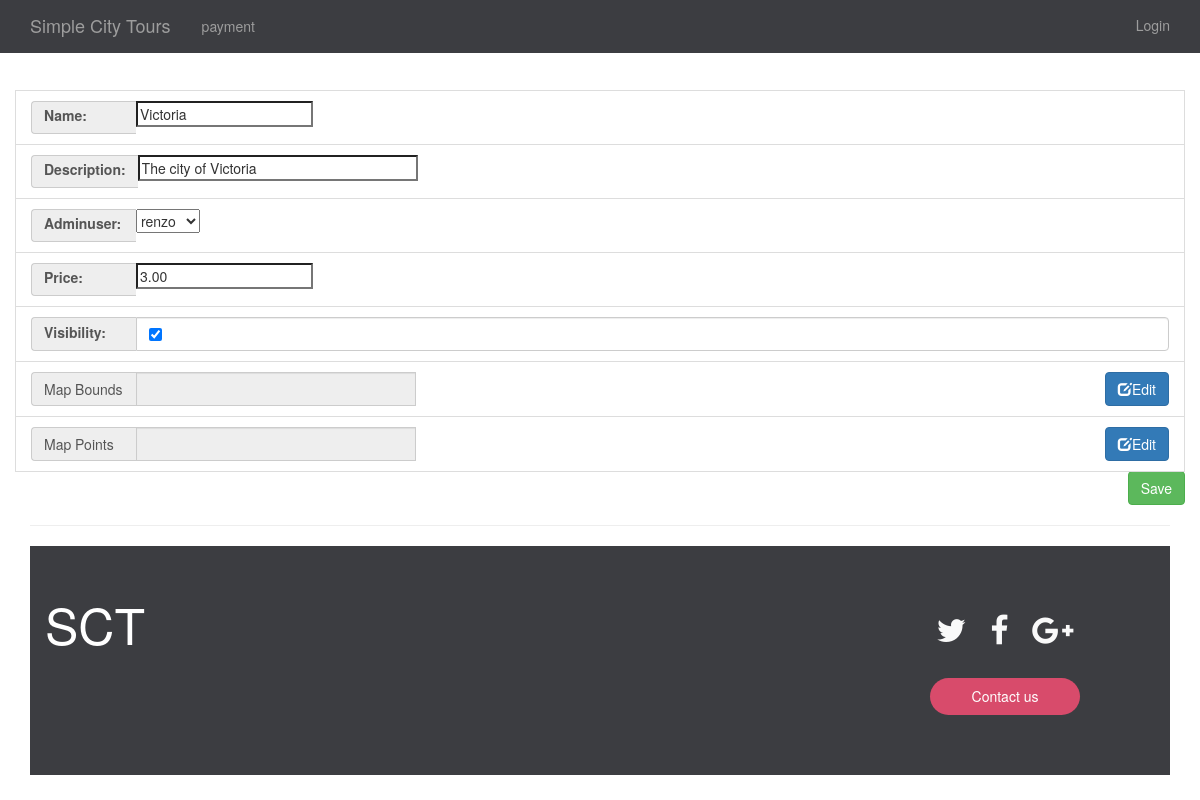
/cityUpdateAdmin/3/, run on an earlier commit of the app's database.
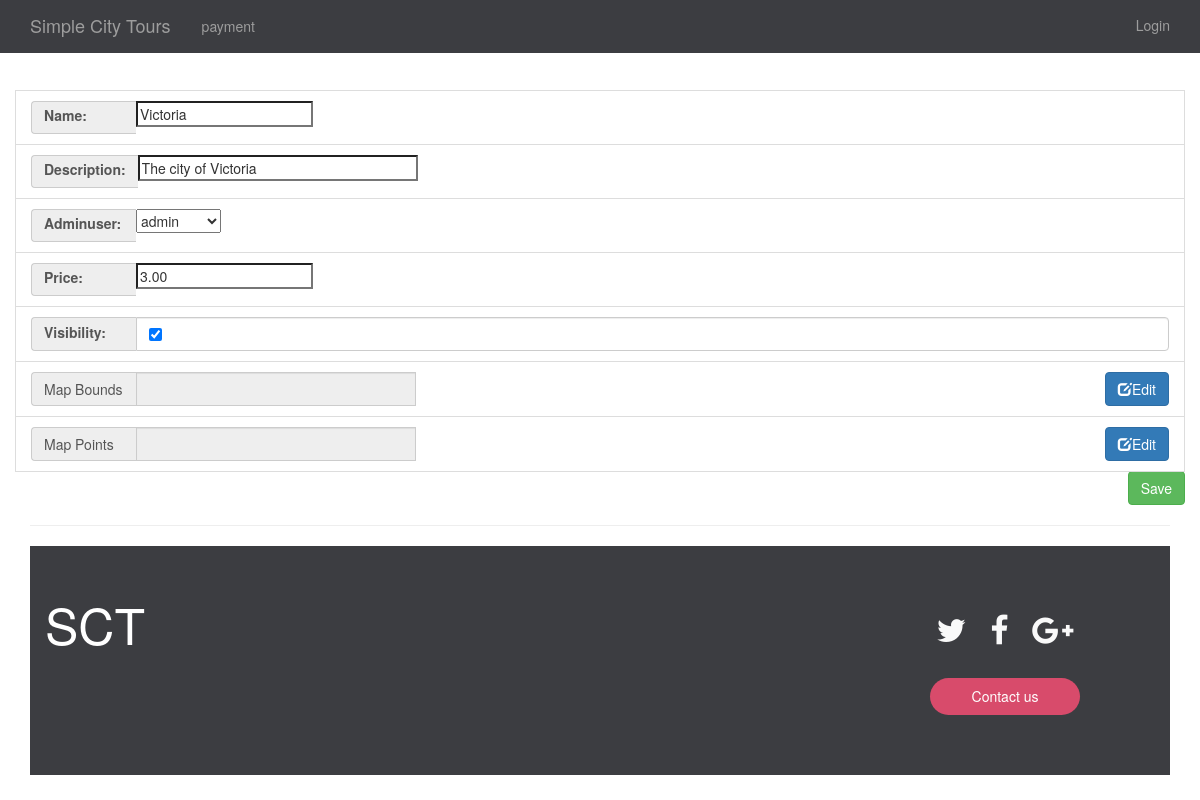
And on a later commit of the database.
### app/models.py (models this page shows, shortened)
class Location(models.Model):
    name = models.CharField(max_length=255,null=True)
    created = models.DateTimeField(auto_now_add=True, editable=False, null=True)
    last_updated = models.DateTimeField(auto_now=True, editable=False, null=True)
    isReady = models.BooleanField(default=False)
    adminuser = models.ForeignKey(User, on_delete=models.PROTECT)
    lat = models.DecimalField(decimal_places=19, max_digits=23,null=True)
    lng = models.DecimalField(decimal_places=19, max_digits=23,null=True)
    price = models.DecimalField(decimal_places=2, max_digits=12,null=True)
    visibility = models.BooleanField(default=True)
    description = models.CharField(max_length=1000,null=True)
    polygon = models.OneToOneField(Polygon, models.PROTECT ,null=True)
    zoom = models.IntegerField(null=True)
    img = models.CharField(max_length=255,default="/not_set")

### app/views.py (the view)
# urls.py: url(r'^cityUpdateAdmin/(?P<pk>[0-9]+)/$', app.views.cityUpdateAdmin.as_view(), name='cityUpdateAdmin'),
class cityUpdateAdmin(UpdateView):
   model = Location
   fields = ['name', 'description', 'adminuser', 'price', 'visibility','id']
   template_name = 'app/mapEditForm.html'
   def get_pk(self):
        pk= self.kwargs['pk']
        return pk

### app/templates/app/mapEditForm.html (shortened to what this page needs)
{% extends "app/layout.html" %}
{% block content %}
<div class="row">
     <form class="form-horizontal" action="" method="post">
         <ul class="list-group">
             {% include 'app/form-edit-template.html' %}
             <li class="list-group-item">
                    <div class="input-group">
                        <span class="input-group-addon">Map Bounds</span>
                        <input id="mapBounds" type="text" class="form-control pull-left" name="mapBounds" disabled>
                        <span class="input-group-btn">
                            <a href="{% url 'cityPolygonUpdate' view.get_pk %}"><span class="btn btn-primary editBut" id="polyEdit"><span class="glyphicon glyphicon-edit"></span>Edit</span></a>
                        </span>
                    </div>
                </li>
                <li class="list-group-item">
                    <div class="input-group">
                        <span class="input-group-addon">Map Points</span>
                        <input id="mapPoints" type="text" class="form-control pull-left" name="mapPoints" disabled>
                        <span class="input-group-btn">
                            <a href="{% url 'cityPointsUpdate' view.get_pk %}"><span class="btn btn-primary editBut" id="pointsEdit"><span class="glyphicon glyphicon-edit"></span>Edit</span></a>
                        </span>
                    </div>
                </li>
             <li>
                 <button type="submit" class="btn btn-success pull-right">Save</button>
             </li>
         </ul>
     </form>
</div>
{% endblock %}

### app/templates/app/layout.html (shortened to what this page needs)
﻿<!DOCTYPE html>
<html>
<head>
    {% load staticfiles %}
    <link rel="stylesheet" type="text/css" href="{% static 'app/content/bootstrap.min.css' %}" />
    <link rel="stylesheet" type="text/css" href="{% static 'app/content/site.css' %}" />
    <link rel="stylesheet" type="text/css" href="{% static 'app/css/style.css' %}" />
    <link rel="stylesheet" href="http://cdnjs.cloudflare.com/ajax/libs/font-awesome/4.6.3/css/font-awesome.min.css">
    <link rel="stylesheet" href="https://maxcdn.bootstrapcdn.com/bootstrap/3.3.7/css/bootstrap.min.css">
    <link href="https://gitcdn.github.io/bootstrap-toggle/2.2.2/css/bootstrap-toggle.min.css" rel="stylesheet">
</head>
<body>
    <div class="navbar navbar-inverse navbar-fixed-top navbarStyle">
        <div class="container">
            <div class="navbar-header">
                <a href="/" class="navbar-brand">Simple City Tours</a>
            </div>
            <div class="navbar-collapse collapse">
                {% include 'app/loginpartial.html' %}
            </div>
        </div>
    </div>
    <div class="container body-content">
        {% block content %}{% endblock %}
        <hr />
        <footer id="myFooter">
            <div class="container">
                <div class="row">
                    <div class="col-md-8">
                        <h2 class="logo"><a href="#">   SCT</a></h2>
                    </div>
                    <div class="col-md-4">
                        <div class="social-networks">
                            <a href="#" class="twitter"><i class="fa fa-twitter"></i></a>
                            <a href="#" class="facebook"><i class="fa fa-facebook"></i></a>
                            <a href="#" class="google"><i class="fa fa-google-plus"></i></a>
                        </div>
                        <button type="button" class="btn btn-default">Contact us</button>
                    </div>
                </div>
            </div>
        </footer>
    </div>
</body>
</html>

### app/templates/app/loginpartial.html
{% if user.is_authenticated %}
    {% if user.is_superuser %}
    <ul class="nav navbar-nav">
        <li><a href="{% url 'locations' %}">Locations</a></li>
        <li><a href="{% url 'users' %}">Users</a></li>
        <li><a href="{% url 'map' %}">map</a></li>
    </ul>
    <form id="logoutForm" action="/logout" method="post" class="navbar-right">
        {% csrf_token %}
        <ul class="nav navbar-nav navbar-right">
            <li><span class="navbar-brand">Hello {{ user.username }}!</span></li>
            <li><a href="javascript:document.getElementById('logoutForm').submit()">Log off</a></li>
        </ul>
    </form>
    {% else %}
    <ul class="nav navbar-nav">
        {% if city.id %}
            <li><a href="{% url 'cityPointsUpdate' city.id %}">{{city}}</a></li>
        {% else %}
            <li></li>
        {% endif %}
        <li><a href="{% url 'home' %}">Payment Info</a></li>
    </ul>
    <form id="logoutForm" action="/logout" method="post" class="navbar-right">
        {% csrf_token %}
        <ul class="nav navbar-nav navbar-right">
            <li><span class="navbar-brand">Hello {{ user.username }}!</span></li>
            <li><a href="javascript:document.getElementById('logoutForm').submit()">Log off</a></li>
        </ul>
    </form>
    {% endif %}
{% else %}
<ul class="nav navbar-nav navbar">
        <li><a href="{% url 'payment' %}">payment</a></li>
</ul>
<ul class="nav navbar-nav navbar-right">
    <li><a href="{% url 'login' %}">Login</a></li>
</ul>
{% endif %}

### app/templates/app/form-edit-template.html (shortened to what this page needs)
<li class="list-group-item">
        <div class="input-group">
            <span class="input-group-addon">{{form.name.label_tag}}</span>
            <div>{{form.name}}</div>
        </div>
</li>
<li class="list-group-item">
        <div class="input-group">
            <span class="input-group-addon">{{form.description.label_tag}}</span>
            <div>{{form.description}}</div>
        </div>
</li><li class="list-group-item">
        <div class="input-group">
            <span class="input-group-addon">{{form.adminuser.label_tag}}</span>
            <div>{{form.adminuser}}</div>
        </div>
</li><li class="list-group-item">
        <div class="input-group">
            <span class="input-group-addon">{{form.price.label_tag}}</span>
            <div>{{form.price}}</div>
        </div>
</li><li class="list-group-item">
        <div class="input-group">
            <span class="input-group-addon">{{form.visibility.label_tag}}</span>
            <div class="form-control" type="checkbox">{{form.visibility}}</div>
        </div>
</li>

### app/static/app/content/site.css (style rules this page uses)
body { padding-top: 50px; padding-bottom: 20px; }
.body-content { padding-left: 15px; padding-right: 15px; }
input, select, textarea { max-width: 280px; }

### app/static/app/css/style.css (style rules this page uses)
.navbarStyle { background-color: #3c3d41 !important; border-color: #3c3d41 !important; }
#myFooter { background-color: #3c3d41; color: white; padding-top: 30px; bottom: 0; width: 100%; }
#myFooter .row { margin-bottom: 60px; }
#myFooter h2 a { font-size: 50px; text-align: center; color: #fff; }
#myFooter a { color: #d2d1d1; text-decoration: none; }
#myFooter .social-networks { text-align: center; padding-top: 30px; padding-bottom: 16px; }
#myFooter .social-networks a { font-size: 32px; color: #f9f9f9; padding: 10px; transition: 0.2s; }
#myFooter .btn { color: white; background-color: #d84b6b; border-radius: 20px; border: none; width: 150px; display: block; margin: 0 auto; margin-top: 10px; line-height: 25px; }
.editBut { background-color: #3379b8; font-size: 20px; margin-bottom: 5px; border-radius: 10%; padding: 3%; }
ul li { display: inline; }
.input-group-addon { min-width: 105px !important; text-align: left !important; }

### app/templates/app/form-edit-template.html (style rules this page uses)
#id_description { max-height: 60px; width: 620px; }

What changed in the data, as far as the page shows it:
changed Location "Victoria": adminuser "renzo" → "admin"
